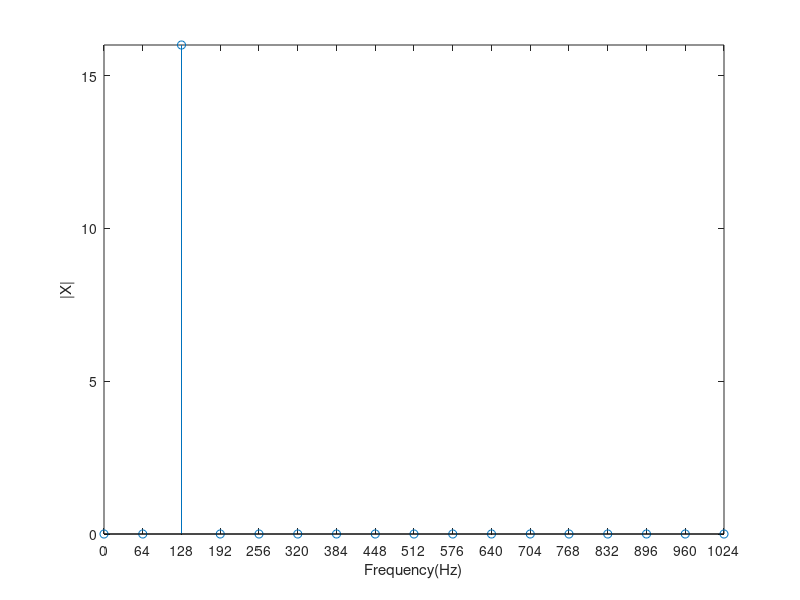

Recreate this plot in MATLAB.
f = 128;  
fs = 2048;
N = 32;
dt = 1/fs;
T = (0 : N-1) * dt;

x = sin(2 * pi *f * T);

FFT = fft(x);

freq_range = [0 : fs / N : fs/2];

stem(freq_range, abs(FFT(1: length(freq_range))));

axis tight;
xlabel('Frequency(Hz)')
ylabel('|X|')
set(gca, 'xtick', freq_range); %设置x轴步长